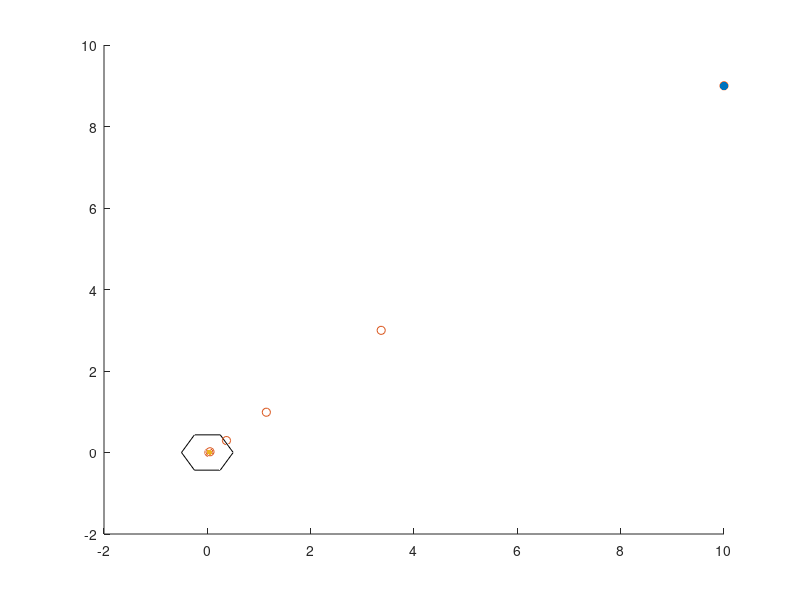

Write MATLAB code to recreate this figure.
 nodes=[
  0.500000000000000       0.000000000000000E+000  0.500000000000000     
  0.250000000000000       0.433012701892219       0.000000000000000E+000
 -0.250000000000000       0.433012701892219       0.000000000000000E+000
 -0.500000000000000       6.123233995736766E-017  0.100000000000000     
 -0.250000000000000      -0.433012701892219       0.000000000000000E+000
  0.250000000000000      -0.433012701892220       0.000000000000000E+000
 ]
 patch(nodes(:,1),nodes(:,2),nodes(:,3),nodes(:,3),'FaceColor','none')
 pnts=[
   10.0000000000000        9.00000000000000        3.00000000000000     
   3.36483965053753        2.99797420517503        1.08146710951676     
   1.14197517966975       0.988359870094668       0.438962889597718     
  0.370090925067199       0.292891234001612       0.216529561695768     
  5.134072373610562E-002  1.830166092990842E-002  0.121938112529407     
  2.994720207890094E-002  3.139689024900026E-004  0.114345914283415     
  3.013988555909982E-002  5.486574700092715E-006  0.113944519556329     
  3.016963885481529E-002  9.512186971952901E-008  0.113806519846139     
  3.017933686024575E-002  1.645071832897721E-009  0.113762298073640     
  3.018244667802145E-002  2.842784999515371E-011  0.113748112719308     
  3.018344419314033E-002  4.911112499460866E-013  0.113743562459047     
  3.018376416440188E-002  8.478701018196468E-015  0.113742102865408     
  3.018386680169966E-002  1.403960812211175E-016  0.113741634669569     
  3.018389972476921E-002 -1.220835555944255E-017  0.113741484485768     
  3.018391028554225E-002 -6.104177887282669E-018  0.113741436311112     
 ]
 hold
 scatter3(pnts(1,1),pnts(1,2),pnts(1,3),'filled')
 scatter3(pnts(:,1),pnts(:,2),pnts(:,3))
 scatter3(pnts(end,1),pnts(end,2),pnts(end,3),'filled')
 hold
